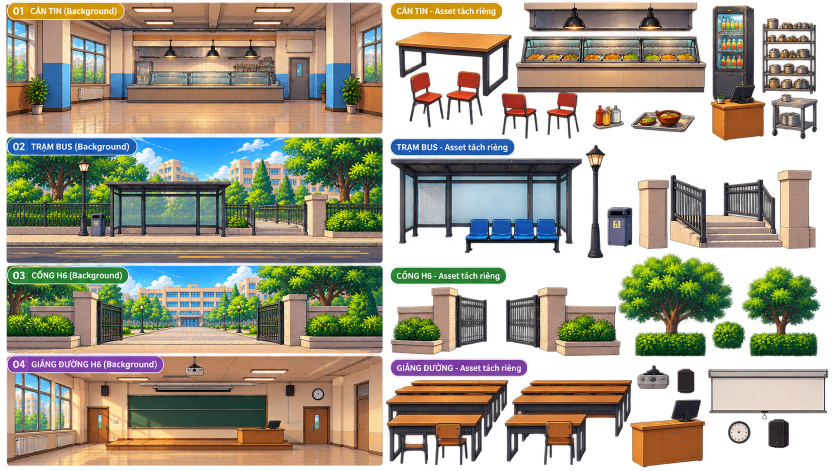
#> input picture deliverables/core-year1/campus-slices/source.png, 1672 x 941 px, found by its file name (shown at 1/2 size)
$ python slice.py
#> lines starting #> are read from the running program, lines starting #| are printed output that depends on the picture
"""Measured batch extraction. Preserve shared pose anchors instead of per-frame scaling."""
from pathlib import Path
import json
from PIL import Image
from collections import deque

def isolate(tile):
    # Alpha-component extraction removes neighboring packed-cell fragments.
    alpha=tile.getchannel('A');w,h=tile.size;pixels=alpha.load();seen=set();largest=[]
    for y in range(h):
        for x in range(w):
            if pixels[x,y]<64 or (x,y) in seen:continue
            queue=deque([(x,y)]);seen.add((x,y));component=[]
            while queue:
                a,b=queue.popleft();component.append((a,b))
                for c,d in [(a-1,b),(a+1,b),(a,b-1),(a,b+1)]:
                    if 0<=c<w and 0<=d<h and pixels[c,d]>=64 and (c,d) not in seen:
                        seen.add((c,d));queue.append((c,d))
            if len(component)>len(largest):largest=component
    mask=Image.new('L',(w,h));out=mask.load()
    for x,y in largest:
        for a in range(max(0,x-1),min(w,x+2)):
            for b in range(max(0,y-1),min(h,y+2)):out[a,b]=pixels[a,b]
    tile.putalpha(mask);return tile

ROOT=Path(__file__).resolve().parent
OUT=ROOT.parents[2]/'mobile-2d/Assets/Sprites/MVP/year1_campaign'
OUT.mkdir(parents=True,exist_ok=True)
records=[]

def extract(sheet,name,rect,canvas=(256,256),scale=None,anchor=None,target=(128,128)):
    source=Image.open(ROOT/sheet).convert('RGBA')
    tile=source.crop(rect)
    if sheet.startswith('npc/'):tile=isolate(tile)
    if scale is not None:
        tile=tile.resize((round(tile.width*scale),round(tile.height*scale)),Image.Resampling.NEAREST)
        result=Image.new('RGBA',canvas)
        position=(round(target[0]-(anchor[0]-rect[0])*scale),round(target[1]-(anchor[1]-rect[1])*scale))
        result.alpha_composite(tile,position)
    else:
        box=tile.getchannel('A').point(lambda p:255 if p>64 else 0).getbbox()
        assert box,name
        tile=tile.crop(box)
        tile.thumbnail((canvas[0]-24,canvas[1]-24),Image.Resampling.NEAREST)
        result=Image.new('RGBA',canvas);result.alpha_composite(tile,((canvas[0]-tile.width)//2,canvas[1]-12-tile.height))
    result.save(OUT/(name+'.png'))
    records.append({'name':name,'sheet':sheet,'crop':rect,'canvas':canvas,'scale':scale,'source_anchor':anchor,'target_anchor':target})

# The generator produced a measured 6x2 arrangement rather than requested 4x3.
desk_rows=[(45,490,[(18,258),(260,491),(491,724),(724,976),(976,1212),(1212,1448)]),
           (530,995,[(18,258),(260,494),(494,728),(728,978),(978,1212),(1212,1448)])]
desk=Image.open(ROOT/'desk/source.png').convert('RGBA')
#> desk is the input picture: PIL image 1672x941 RGBA; mean R, G, B, A 103.8, 96.2, 77.1, 179.9
for row,(top,bottom,columns) in enumerate(desk_rows):
    for i,(left,right) in enumerate(columns):
        alpha=desk.crop((left,top,right,top+145)).getchannel('A')
        head=alpha.point(lambda p:255 if p>100 else 0).getbbox()
#> head = (0, 0, 240, 145)
        anchor=(left+(head[0]+head[2])/2,308 if row==0 else 820)
#> anchor = (138, 308)
        extract('desk/source.png',('luon' if row==0 else 'long')+'_typing_'+str(i),(left,top,right,bottom),scale=.42,anchor=anchor)
#> in extract, `tile=tile.resize((round(tile.width*scale),round(tile.height*scale)),Im..`:
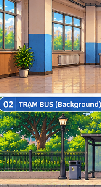
#> tile: PIL image 101x187 RGBA; mean R, G, B, A 121.3, 126.6, 108.2, 247.5; transparent parts drawn white
#> in extract, `result=Image.new('RGBA',canvas)`: result: PIL image 256x256 RGBA; every value is 0
#> in extract, `position=(round(target[0]-(anchor[0]-rect[0])*scale),round(target[1]-(..`: position = (78, 18)
#> in extract, `result.alpha_composite(tile,position)`:
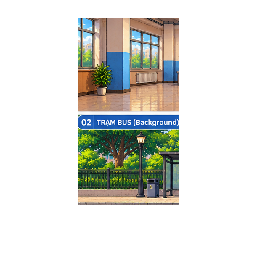
#> result: PIL image 256x256 RGBA; mean R, G, B, A 35, 36.5, 31.2, 71.3; transparent parts drawn white

# NPC batch is packed in five measured rows. Rectangles isolate all 16 poses.
rects=[(50,0,320,330),(350,0,700,330),(700,0,1200,330),
       (0,330,425,495),(430,330,830,495),(830,330,1254,495),
       (0,505,455,770),(455,500,765,790),(770,500,1000,790),
       (40,775,295,1013),(350,775,610,1013),(655,775,930,1013),(980,775,1240,1013),
       (70,1015,280,1254),(380,1015,585,1254),(690,1015,940,1254)]
#> rects = 16 items, first 6: (50, 0, 320, 330), (350, 0, 700, 330), (700, 0, 1200, 330), (0, 330, 425, 495), (430, 330, 830, 495), (830, 330, 1254, 495)
names=['long_enter_'+str(i) for i in range(3)]+['long_sleep_'+str(i) for i in range(3)]+['long_exit_'+str(i) for i in range(3)]+['dam_write_'+str(i) for i in range(3)]+['dam_surprise']+['teacher_'+str(i) for i in range(3)]
for name,rect in zip(names,rects):extract('npc/source.png',name,rect,canvas=(384,192) if 'sleep' in name else (256,256))
#> in isolate, `alpha = tile.getchannel('A')`:
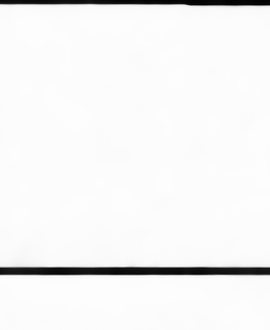
#> alpha: PIL image 270x330 L; min 0, max 254, mean 242.9
#> in isolate, `mask = Image.new('L', (w, h))`: mask: PIL image 270x330 L; every value is 0
#> in isolate, `tile.putalpha(mask)`:
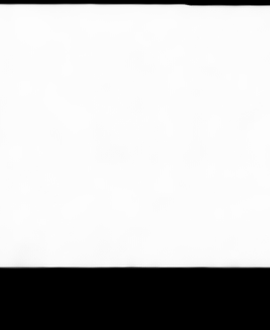
#> mask: PIL image 270x330 L; min 0, max 253, mean 200.4
#> in isolate, `tile.putalpha(mask)`:
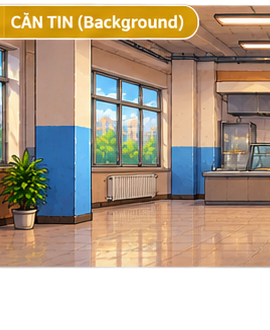
#> tile: PIL image 270x330 RGBA; mean R, G, B, A 147.3, 138.4, 123.1, 200.4; transparent parts drawn white
#> in extract (call 13), `box=tile.getchannel('A').point(lambda p:255 if p>64 else 0).getbbox()`: box = (0, 4, 270, 268)
#> in extract (call 13), `tile.thumbnail((canvas[0]-24,canvas[1]-24),Image.Resampling.NEAREST)`:
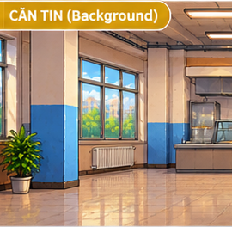
#> tile: PIL image 232x227 RGBA; mean R, G, B, A 161.4, 140, 115.6, 250.2; transparent parts drawn white
#> in extract (call 13), `result.alpha_composite(tile, ((canvas[0] - tile.width) // 2, canvas[1]`:
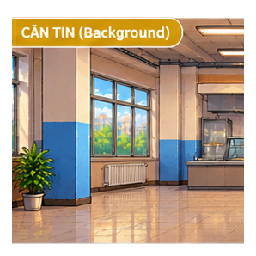
#> result: PIL image 256x256 RGBA; mean R, G, B, A 129.7, 112.5, 92.9, 201.1; transparent parts drawn white
#> (the run stopped early here; a loop or call above may not have finished)
